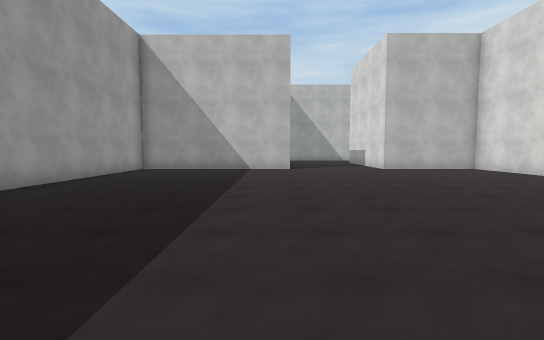
View 1 (above)

24 first-person views from a walk through a scene from a Unity 3-D project. The camera is 1.5 m above the floor, tilts 4° down and sees 85° across. The floor is counted in squares, 2 m on a side. Each view is taken from the middle of a square. On the plan, view 1 faces up. The plan holds only what a view shows up to about 10 squares ahead; the rest is blank. The place goes on beyond the plan. The player character is not drawn. Some animated figures are not drawn. Surface patterns are stand-ins for the level's own textures.

View 2
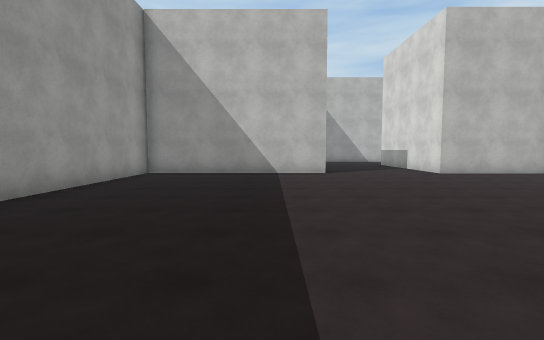

View 3
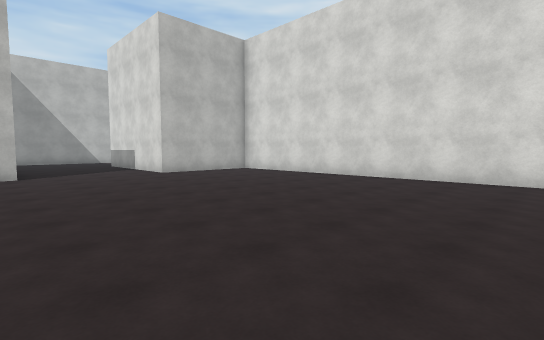

View 4
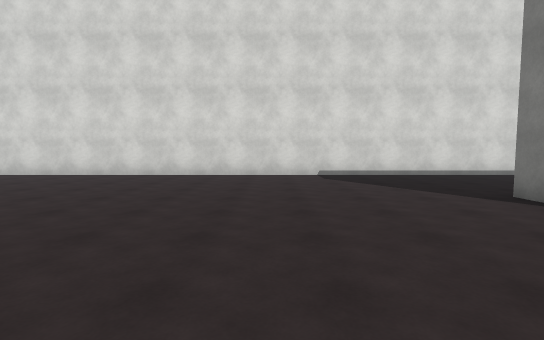

View 5
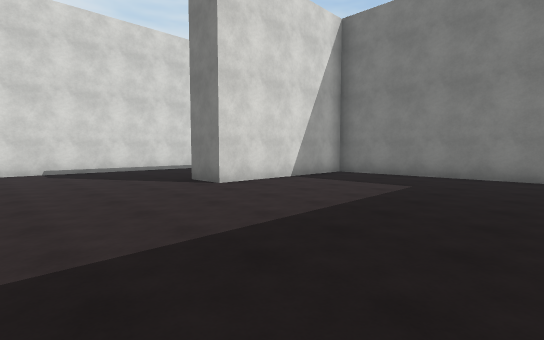

View 6
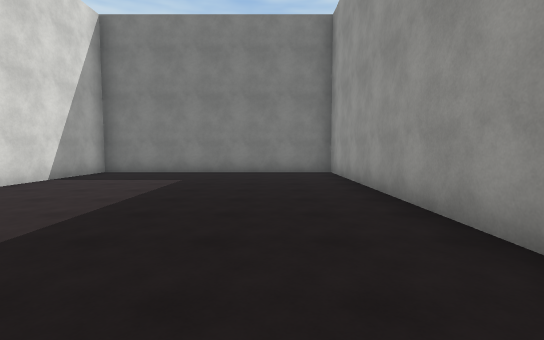

View 7
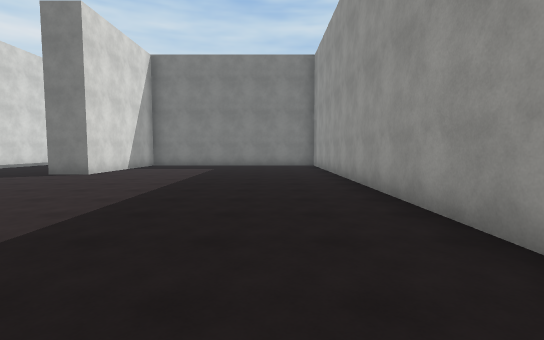

View 8
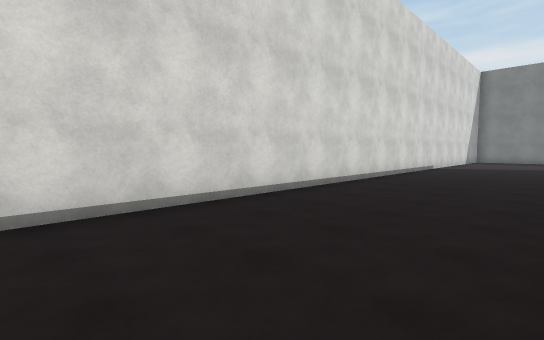

View 9
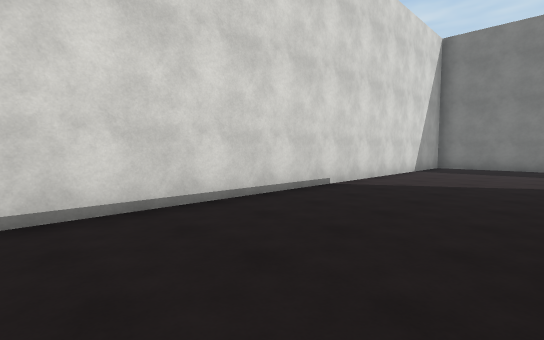

View 10
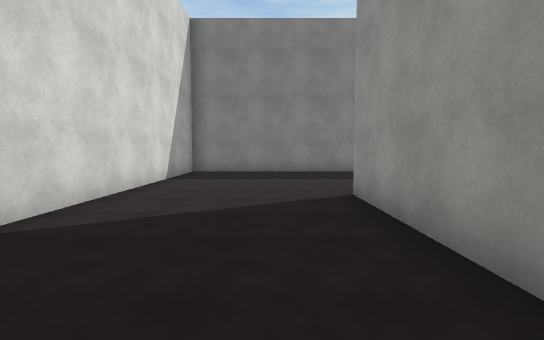

View 11
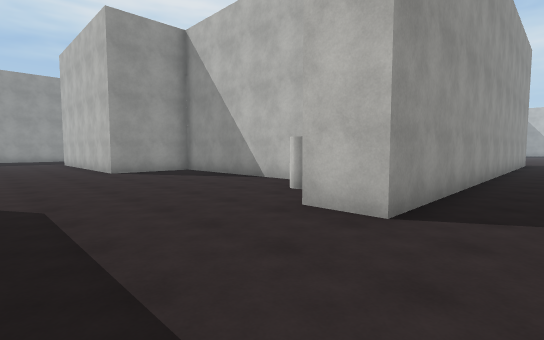

View 12
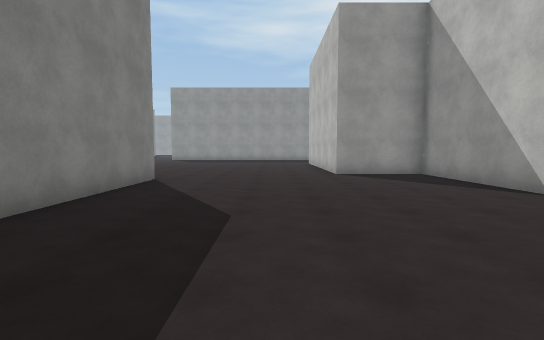

View 13
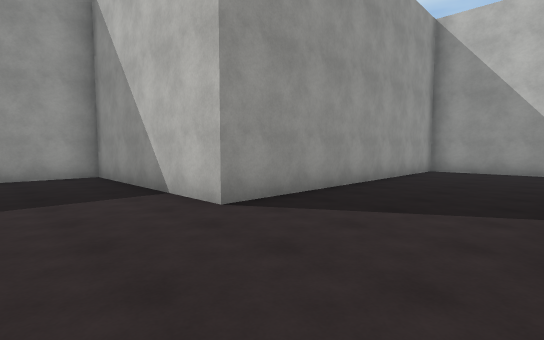

View 14
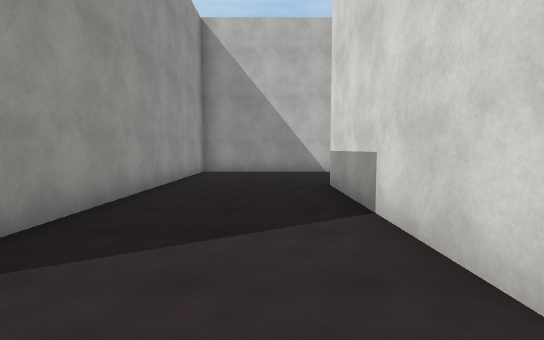

View 15
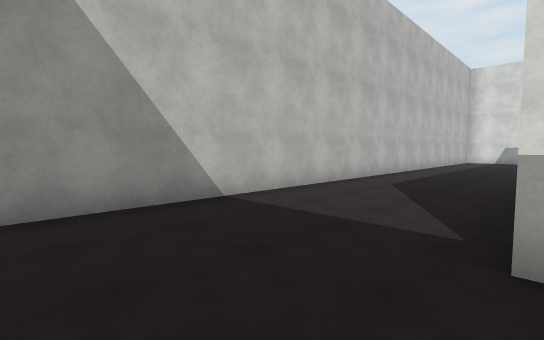

View 16
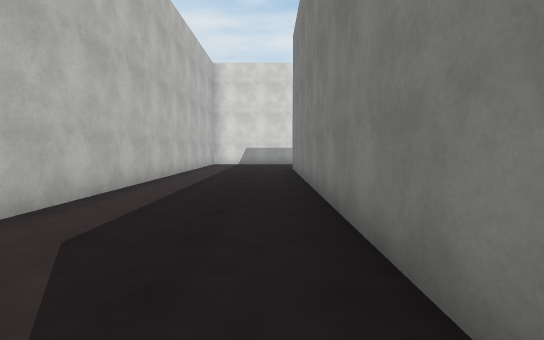

View 17
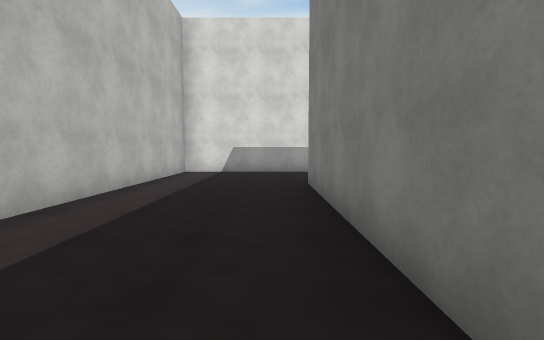

View 18
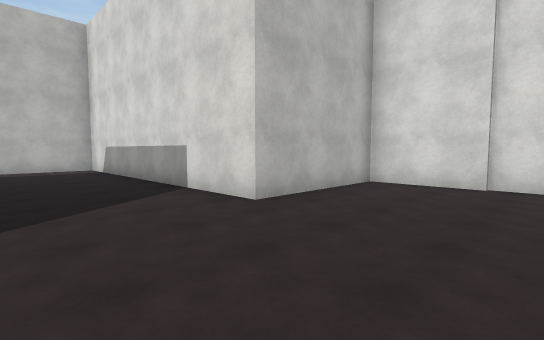

View 19
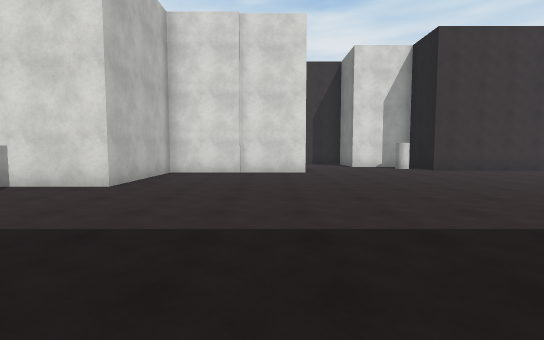

View 20
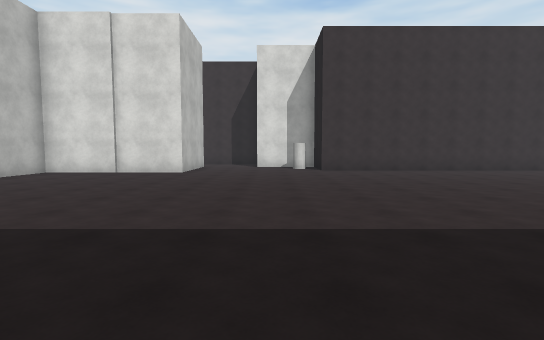

View 21
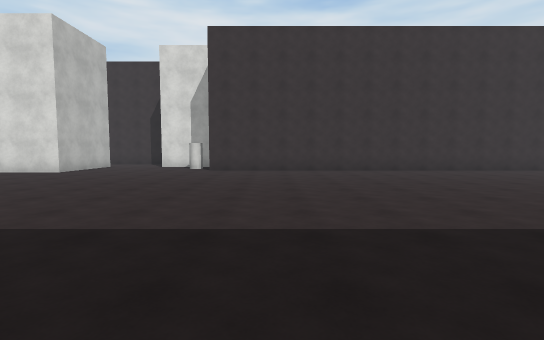

View 22
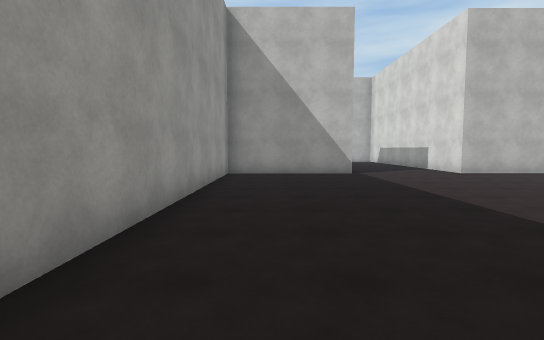

View 23
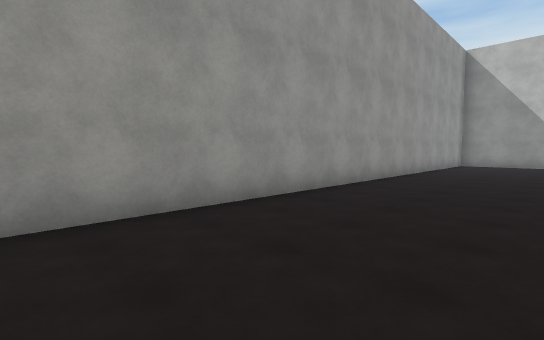

View 24
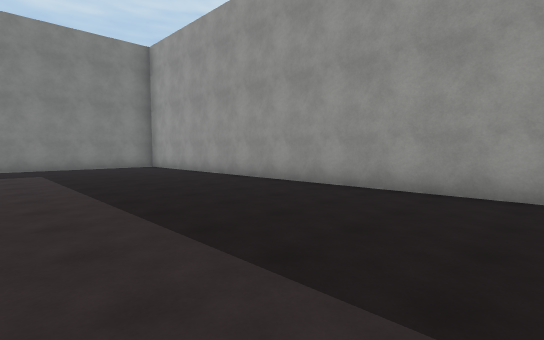

### Floor plan
Points are (right, up) in squares from view 1. A wall is a line through its corners. A room is listed if a view was taken in it or the views show most of it. See-through windows are left out.
Room 1 (views 1, 2, 3, 4, 5, 6, 7, 8, 9, 10, 11, 12, 13, 14)
walls: (3.7, -8.1) (3.7, -17.9) (2.4, -17.9); (-4.9, 3) (-4.9, -8.7) (2.5, -8.7) (2.5, -3.8) (3.8, -3.8); (0.1, -15.5) (-4.9, -15.5) (-4.9, -18.1) (-6.2, -18.1); (0.7, 11.3) (-4.9, 11.3) (-4.9, 5.2); (7.5, 11.3) (4.2, 11.3); (-3.5, -22.9) (7.7, -22.9) (7.7, 10.1)
ways out: opening at (2, 12) to room 2
objects: cylinder (1, -16)
Room 2 (views 15, 16, 17, 18, 19, 20, 21, 22, 23, 24)
walls: (17.5, 11.3) (13.6, 11.3) (13.6, -9.9); (25, 6.9) (24.5, 6.9) (24.5, 11.3) (20.9, 11.3) (20.9, 19.9) (0.7, 19.9) (0.7, 11.3); (4.2, 11.3) (4.2, 16.2); (17.4, -13.6) (18.5, -13.6); (6.8, 16.2) (17.5, 16.2)
ways out: opening at (2, 12) to room 1

Positions as (right, up) in squares from view 1, and headings:
1: (0, 0), facing up
2: (-1, 2), facing up
3: (0, 2), facing up-right
4: (-1, 0), facing right
5: (-3, 0), facing down-right
6: (-3, 1), facing down
7: (-3, 5), facing down
8: (4, -3), facing down-right
9: (4, -10), facing down-right
10: (5, -13), facing down
11: (5, -21), facing up-left
12: (4, -20), facing left
13: (4, 9), facing up-left
14: (3, 10), facing up
15: (2, 16), facing up-right
16: (6, 17), facing right
17: (11, 17), facing right
18: (18, 8), facing up-right
19: (15, 8), facing right
20: (15, 4), facing right
21: (15, 0), facing right
22: (15, 2), facing up
23: (17, -4), facing up-left
24: (19, -1), facing down-left
